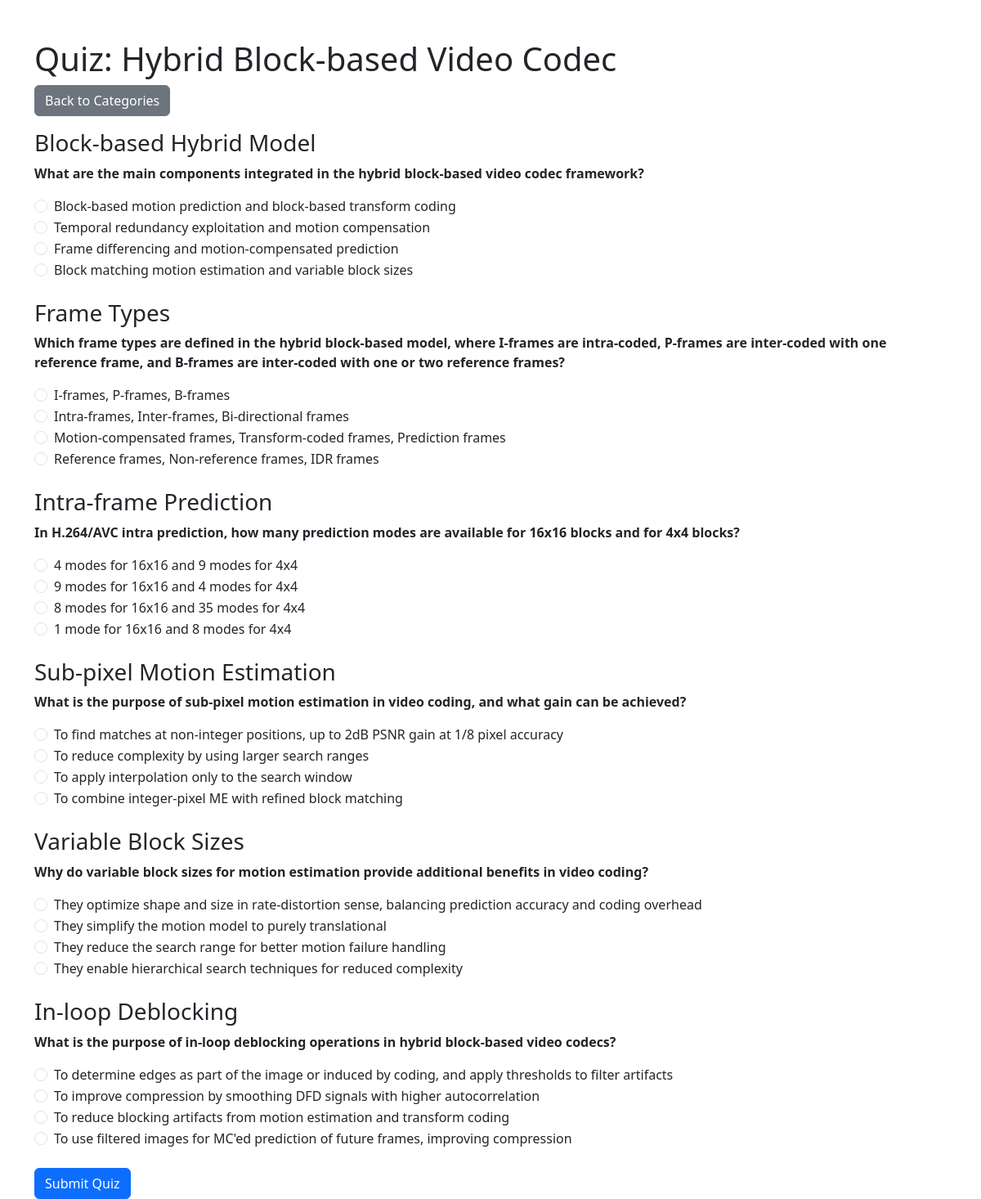
The app's page /quiz/1/ with its own data.
### quiz/models.py (models this page shows, shortened)
class Category(models.Model):
    name = models.CharField(max_length=255, unique=True)

class SubCategory(models.Model):
    name = models.CharField(max_length=255)
    category = models.ForeignKey(Category, on_delete=models.CASCADE, related_name='subcategories')
    class Meta:
        unique_together = ('name', 'category')

class Question(models.Model):
    id = models.IntegerField(primary_key=True)
    subcategory = models.ForeignKey(SubCategory, on_delete=models.CASCADE, related_name='questions')
    question = models.TextField()
    explanation = models.TextField()
    difficulty = models.CharField(max_length=50, choices=[
        ('easy', 'Easy'),
        ('medium', 'Medium'),
        ('hard', 'Hard'),
    ])

class AnswerOption(models.Model):
    question = models.ForeignKey(Question, on_delete=models.CASCADE, related_name='options')
    option_text = models.TextField()
    is_correct = models.BooleanField(default=False)

### quiz/views.py (the view)
# urls.py: path('<int:category_id>/', views.QuizView.as_view(), name='quiz_page'),
class QuizView(View):
    def get(self, request, category_id):
        category = get_object_or_404(Category, pk=category_id)
        subcategories = SubCategory.objects.filter(category=category).prefetch_related('questions__options')
        return render(request, 'quiz/quiz_page.html', {'category': category, 'subcategories': subcategories})

### quiz/templates/quiz/quiz_page.html (shortened to what this page needs)
<!DOCTYPE html>
<html>
<head>
    <link href="https://cdn.jsdelivr.net/npm/bootstrap@5.3.0/dist/css/bootstrap.min.css" rel="stylesheet">
</head>
<body>
    <div class="container mt-5">
        <h1>Quiz: {{ category.name }}</h1>
        <a href="{% url 'category_list' %}" class="btn btn-secondary mb-3">Back to Categories</a>
        <form method="post" action="{% url 'submit_quiz' category.id %}">
            {% for subcategory in subcategories %}
                <h3>{{ subcategory.name }}</h3>
                {% for question in subcategory.questions.all %}
                    <div class="mb-4">
                        <p><strong>{{ question.question }}</strong></p>
                        {% for option in question.options.all %}
                            <div class="form-check">
                                <input class="form-check-input" type="radio" name="question_{{ question.id }}" value="{{ option.id }}" id="option_{{ option.id }}" required>
                                <label class="form-check-label" for="option_{{ option.id }}">
                                    {{ option.option_text }}
                                </label>
                            </div>
                        {% endfor %}
                    </div>
                {% endfor %}
            {% endfor %}
            <button type="submit" class="btn btn-primary">Submit Quiz</button>
        </form>
    </div>
</body>
</html>

### records on screen
Category: name "Hybrid Block-based Video Codec"
SubCategory: name "Block-based Hybrid Model"
Question: question "What are the main components integrated in the hybrid block-based video codec framework?"
AnswerOption: option_text "Block-based motion prediction and block-based transform coding"
AnswerOption: option_text "Temporal redundancy exploitation and motion compensation"
AnswerOption: option_text "Frame differencing and motion-compensated prediction"
AnswerOption: option_text "Block matching motion estimation and variable block sizes"
SubCategory: name "Frame Types"
Question: question "Which frame types are defined in the hybrid block-based model, where I-frames are intra-coded, P-frames are inter-coded with one reference frame, and B-frames are inter-coded with one or two reference frames?"
AnswerOption: option_text "I-frames, P-frames, B-frames"
AnswerOption: option_text "Intra-frames, Inter-frames, Bi-directional frames"
AnswerOption: option_text "Motion-compensated frames, Transform-coded frames, Prediction frames"
AnswerOption: option_text "Reference frames, Non-reference frames, IDR frames"
SubCategory: name "Intra-frame Prediction"
Question: question "In H.264/AVC intra prediction, how many prediction modes are available for 16x16 blocks and for 4x4 blocks?"
AnswerOption: option_text "4 modes for 16x16 and 9 modes for 4x4"
AnswerOption: option_text "9 modes for 16x16 and 4 modes for 4x4"
AnswerOption: option_text "8 modes for 16x16 and 35 modes for 4x4"
AnswerOption: option_text "1 mode for 16x16 and 8 modes for 4x4"
SubCategory: name "Sub-pixel Motion Estimation"
Question: question "What is the purpose of sub-pixel motion estimation in video coding, and what gain can be achieved?"
AnswerOption: option_text "To find matches at non-integer positions, up to 2dB PSNR gain at 1/8 pixel accuracy"
AnswerOption: option_text "To reduce complexity by using larger search ranges"
AnswerOption: option_text "To apply interpolation only to the search window"
AnswerOption: option_text "To combine integer-pixel ME with refined block matching"
SubCategory: name "Variable Block Sizes"
Question: question "Why do variable block sizes for motion estimation provide additional benefits in video coding?"
AnswerOption: option_text "They optimize shape and size in rate-distortion sense, balancing prediction accuracy and coding overhead"
AnswerOption: option_text "They simplify the motion model to purely translational"
AnswerOption: option_text "They reduce the search range for better motion failure handling"
AnswerOption: option_text "They enable hierarchical search techniques for reduced complexity"
SubCategory: name "In-loop Deblocking"
Question: question "What is the purpose of in-loop deblocking operations in hybrid block-based video codecs?"
AnswerOption: option_text "To determine edges as part of the image or induced by coding, and apply thresholds to filter artifacts"
AnswerOption: option_text "To improve compression by smoothing DFD signals with higher autocorrelation"
AnswerOption: option_text "To reduce blocking artifacts from motion estimation and transform coding"
AnswerOption: option_text "To use filtered images for MC'ed prediction of future frames, improving compression"
